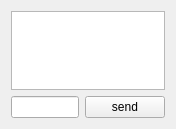
<?xml version="1.0" encoding="UTF-8"?>
<ui version="4.0">
 <class>JWidgetHallTalk</class>
 <widget class="QWidget" name="JWidgetHallTalk">
  <property name="geometry">
   <rect>
    <x>0</x>
    <y>0</y>
    <width>176</width>
    <height>129</height>
   </rect>
  </property>
  <property name="windowTitle">
   <string>Form</string>
  </property>
  <layout class="QGridLayout" name="gridLayout">
   <item row="0" column="0" colspan="2">
    <widget class="QTextBrowser" name="textBrowser"/>
   </item>
   <item row="1" column="0">
    <widget class="QLineEdit" name="lineEdit"/>
   </item>
   <item row="1" column="1">
    <widget class="QPushButton" name="pushButton">
     <property name="text">
      <string>send</string>
     </property>
    </widget>
   </item>
  </layout>
 </widget>
 <resources/>
 <connections/>
</ui>
